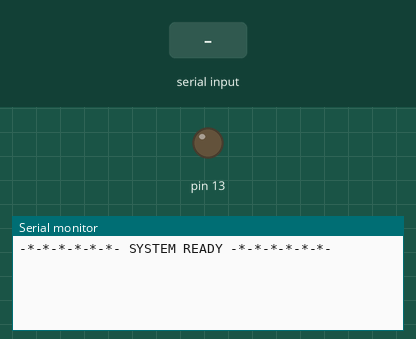
Simulated run of this sketch. Board: Arduino Uno, built with avr-gcc and run on an emulated ATmega328P. Parts: output pins drawn as LEDs (lit = HIGH), the last lines printed to the serial monitor. The inputs (shaded band) are chosen by the test bench.

Above: at 1.2 s.
1.3 s: "90,45,200\n" received over Serial
At 2.0 s:
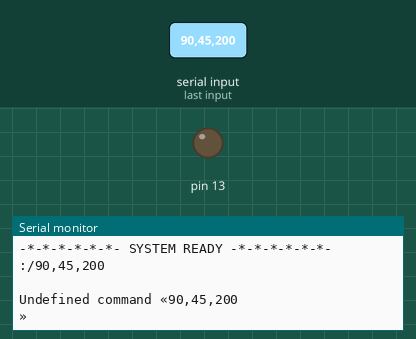
2.8 s: "90,45\n" received over Serial
At 3.6 s:
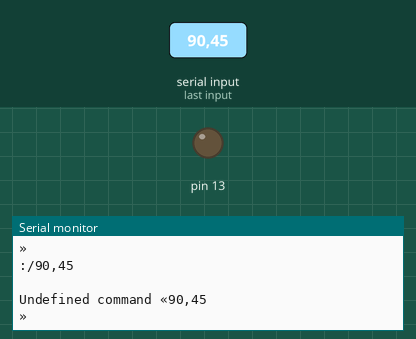
4.3 s: "90,45,200,10\n" received over Serial
At 4.9 s:
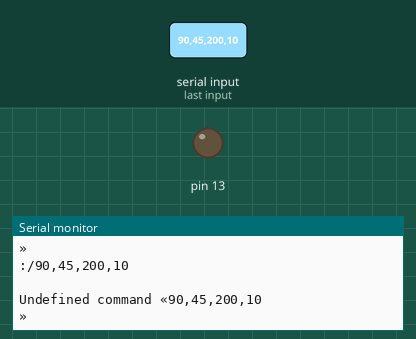

Measured:
- after the input at 1.3 s, the serial monitor: prints a new line at once (image 1)
- after the input at 2.8 s, the serial monitor: prints a new line at once (image 2)
- after the input at 4.3 s, the serial monitor: prints a new line at once (image 3)

The sketch:

HandlerCommands.ino
```cpp
/**
   Constants for return after handler command
*/
const String VERSION_COMMAND = "Version handler: 0.4";
const String UNDEFINED_COMMAND = "Undefined command «";

/**
   Constants info message
*/
const String READY_SYSTEM = "-*-*-*-*-*-*- SYSTEM READY -*-*-*-*-*-*-";
/**
   Debug mode
*/
int debugMode = 0;

/**

*/
String commands[20];
String commandsDescription[20];
int countCommands = 0;

bool isMessage;
String message [20];
int countSpace = 0;


void debug(String message) {
  if (debugMode == 1) Serial.println(message);
}

void setup() {
  Serial.begin(9600);
  isMessage = false;
  pinMode(13, 1);
  registerCommand("help", "- view all commands");
  registerCommand("blink", "<count> - Blink pin 13");
  registerCommand("version", "- view version handler");
  registerCommand("picture", "");
  registerCommand("print", "<messages[]> - print array messages");
  registerCommand("mul", "<operand> <operand> - print mul two operands");
  registerCommand("div", "");
  Serial.println(READY_SYSTEM);
}


void registerCommand(String name, String description) {
  if (getIDCommand(name) == -1) {
    commands[countCommands] = name;
    commandsDescription[countCommands] = description;
    countCommands++;
    debug("Register command: " + name);
  } else {
    debug("This " + name + " already registered");
  }
}


int getIDCommand(String name) {
  for (int i = 0; i < countCommands; i++) {
    if (commands[i].equalsIgnoreCase(name)) return i;
  }
  return -1;
}

void printWritedCommand() {
  Serial.print(":/");
  for (int i = 0; i <= countSpace; i++) {
    Serial.print(message[i] + " ");
  }
  Serial.println("");
}


void hablerCommands() {
  printWritedCommand();
  switch (getIDCommand(message[0])) {
    //Command help
    case 0: {
        for (int i = 0; i < countCommands; i++) {
          Serial.println(String(i + 1) + ") " + commands[i] + " " + commandsDescription[i]);
        }
      }
      break;
    case 1: {
        if (message[1] == "") message[1] = "1";
        for (int i = 0; i < message[1].toInt(); i++) {
          digitalWrite(13, 1);
          delay(250);
          digitalWrite(13, 0);
          delay(100);
        }
        Serial.println("I blinked");
      }
      break;
    case 2: {
        Serial.println(VERSION_COMMAND);
      }
      break;
    case 3: {
        /* String text = "";
          String t = "";
          for (int i=0;i<=12;i++){
           text+=" ";
           for (int j=0;j<=1;j++){
             t+="*";
             Serial.print(text+t);
           }

           Serial.println("");
          }
          t="";
          for (int i=12;i>=0;i--){
           text[i-1]="";
           for (int j=1;j>=0;j--){
              t+="*";
             Serial.print(text+t);
           }

           Serial.println("");
          }
          Serial.println("end print");*/
      }
      break;
    case 4: {
        for (int i = 1; i <= countSpace; i++) Serial.print(message[i] + " ");
        Serial.println("");
      }
      break;
    case 5: {
        Serial.println(message[1].toInt()*message[2].toInt());
      }
      break;
    case 6: {
        Serial.println(message[1].toInt() / message[2].toInt());
      }
      break;
    default: Serial.println(UNDEFINED_COMMAND + message[0] + "»");
  }
}
/**
   Clean bufer Message
*/
void cleanBuf() {
  for (int i = 0; i <= countSpace; i++) {
    message[i] = "";
  }
  countSpace = 0;
}

void loop() {
  if (Serial.available() > 0) {
    isMessage = true;
    byte codeLetter = Serial.read();
    if (codeLetter == 32) {
      if (message[countSpace] != "")
        countSpace++;
    } else {
      message[countSpace] +=  char(codeLetter);
    }
  } else if (isMessage && Serial.available() <= 0) {
    isMessage = false;
    hablerCommands();
    cleanBuf();
  }
  delay(3);
}
```
